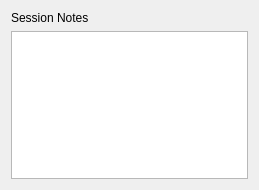
<?xml version="1.0" encoding="UTF-8"?>
<ui version="4.0">
 <class>SessionNotes</class>
 <widget class="QWidget" name="SessionNotes">
  <property name="windowModality">
   <enum>Qt::WindowModality::WindowModal</enum>
  </property>
  <property name="geometry">
   <rect>
    <x>0</x>
    <y>0</y>
    <width>259</width>
    <height>190</height>
   </rect>
  </property>
  <property name="windowTitle">
   <string>Notes</string>
  </property>
  <layout class="QGridLayout" name="gridLayout">
   <item row="1" column="0">
    <widget class="QTextEdit" name="textEdit_Notes">
     <property name="minimumSize">
      <size>
       <width>50</width>
       <height>50</height>
      </size>
     </property>
    </widget>
   </item>
   <item row="0" column="0">
    <widget class="QLabel" name="label">
     <property name="text">
      <string>Session Notes</string>
     </property>
    </widget>
   </item>
  </layout>
 </widget>
 <resources/>
 <connections/>
</ui>
